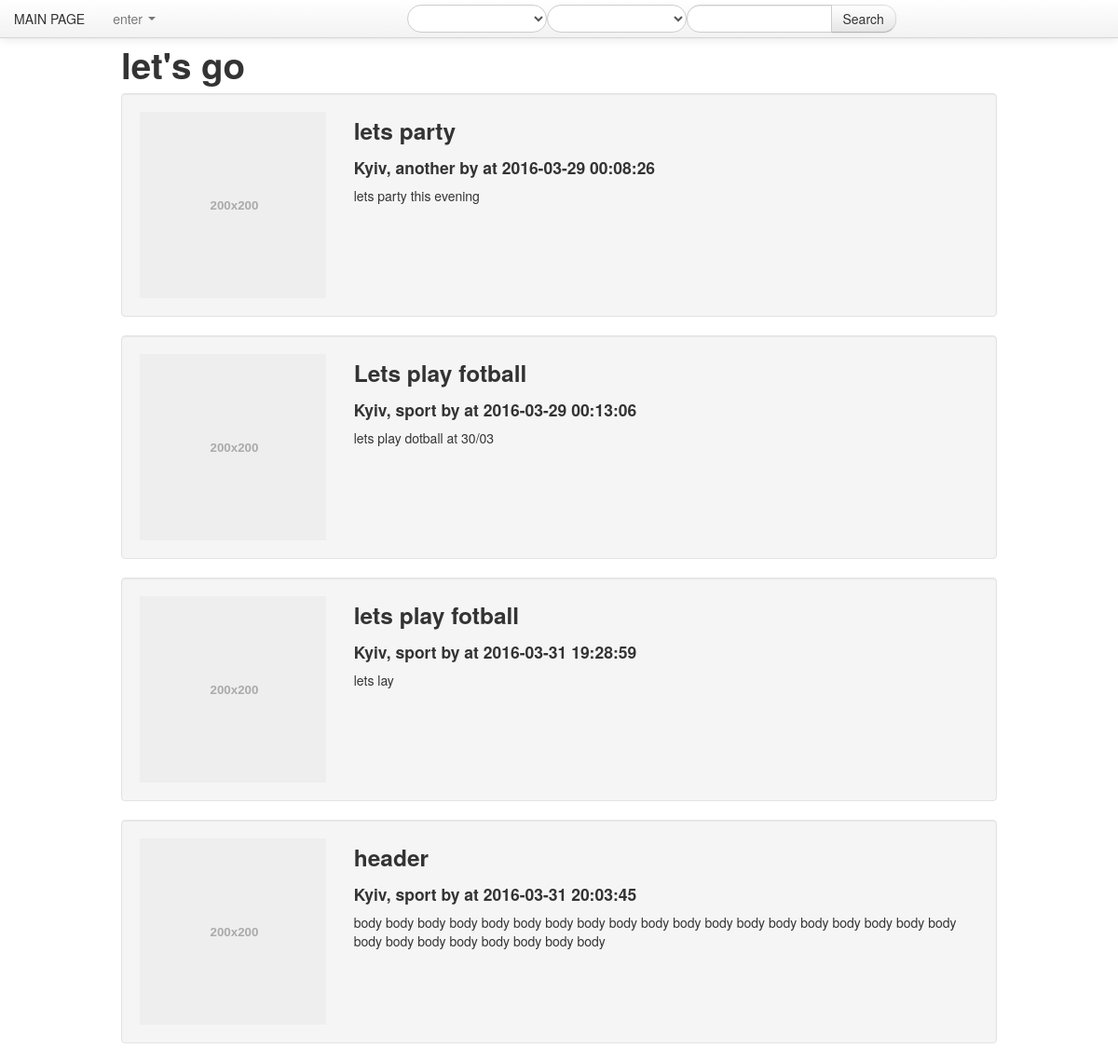
The page / on the database its author committed.
### sqlit.py (models this page shows, shortened)
class Advt(Base):
    __tablename__ = 'advertisment'
    id = Column(Integer, primary_key=True)
    header = Column(String(50), unique=False)
    body = Column(String(300), unique=False)
    location = Column(String(50), unique=False)
    is_active = Column(Boolean,unique=False)
    author = Column(Integer, unique=False)
    date = Column(DateTime, unique=False)
    date_pub = Column(DateTime, unique=False)
    activity = Column(String)
    def get_adv_all(id):
        q = query_adv()
        q = filter(lambda q: int(q.is_active) == 1, q)
        l = []
        while True:
            try:
                l.append(q.__next__())
            except:
                return l

### app/__init__.py (the view)
@login_manager.user_loader
@app.route('/', methods=['GET'])
def index():
    l_adv = Advt.get_adv_all(Advt)
    i = request.form.__len__()
    if i > 0:
        l = request.form['location']
        e = request.form['event']
        t = request.form['text']
        l_adv = Advt.get_adv_search(l, e, t)
        session['l_adv'] = l_adv
    try:
        curUser = User.get_user(session['user_id'])
        return render_template('index.html', loggedUser=True, name=curUser.name, my_adv=True, adv_list=l_adv)
    except:
        return render_template('index.html', loggedUser=False, my_adv=True, adv_list=l_adv)

### sqlit.py (called while the page is built)
def query_adv():
    adv = session.query(Advt)
    return adv

### app/templates/index.html (shortened to what this page needs)
<!DOCTYPE html>
<html>
<head>
	<link href="/static/css/bootstrap.min.css" rel="stylesheet" media="screen">
    <link href="/static/css/bootstrap-responsive.css" rel="stylesheet">
	<link href="/static/css/bootstrap.min.css" rel="stylesheet" media="screen">
</head>
<body>
	<div class="navbar navbar-fixed-top">
		<nav class ="navbar-inner">
			<ul class="nav">
				<li><a href="/">MAIN PAGE</a></li>
				<li class="dropdown">
					{% if loggedUser %}
                <a href="#" class="dropdown-toggle" data-toggle="dropdown">{{name}}
					<b class="caret"></b>
				</a>
					<ul class="dropdown-menu">
						<li><a href="/my_adv">my notices</a></li>
						<li><a href="/new_notice">add new</a></li>
						<li class="divider"></li>
						<li><a href="/logout">logout</a></li>
					</ul>
					{% else %}
					<a href="#" class="dropdown-toggle" data-toggle="dropdown">enter
					<b class="caret"></b>
				</a>
					{% endif %}
				</li>
				<div class=" span10 input-append" style="margin: auto">
				<form method=POST class="navbar-search pull-right form-search">
					<select class ="input-medium search-query" name="location">
  						<option></option>
						<option>Kyiv</option>
					</select>
					<select class ="input-medium search-query" name="event">
  						<option></option>
						<option>another</option>
					</select>
					<div class="input-append">
    					<input type="text" class="span2 search-query" name="text" >
    					<button formaction="/find" type="submit" class="btn" >Search</button>
 	 				</div>
				</form>
				</div>
			</ul>
		</nav>
	</div>
<div class="container" style="margin-top: 40px">
	<header>
		<h1>let's go</h1>
	</header>
	{% if my_adv%}
	{% for a in adv_list %}
	<div class="container-fluid well">
		<div class="row-fluid">
			<div class="span3">
				<article>
					<img data-src="holder.js/200x200" class="img-thumbnail" alt="200x200" data-holder-rendered="true" style="width: 200px; height: 200px;">
				</article>
			</div>
			<div class="span9">
				<h3 style="margin: auto">{{a.header}}</h3>
				<h4 style="" >{{a.location}}, {{a.activity}} by {{name}} at {{a.date}}</h4>
				<p>
					{{a.body}}
				</p>
			</div>
		</div>
		</div>
	{% endfor %}
		{% endif %}
	</div>
</body>
</html>

### rows shown on the page
Advt: header "lets party", location "Kyiv", activity "another", date "2016-03-29 00:08:26", body "lets party this evening"
Advt: header "Lets play fotball", location "Kyiv", activity "sport", date "2016-03-29 00:13:06", body "lets play dotball at 30/03"
Advt: header "lets play fotball", location "Kyiv", activity "sport", date "2016-03-31 19:28:59", body "lets lay"
Advt: header "header", location "Kyiv", activity "sport", date "2016-03-31 20:03:45", body "body body body body body body body body body body body body body body body body body body body body body body body body body body body"
